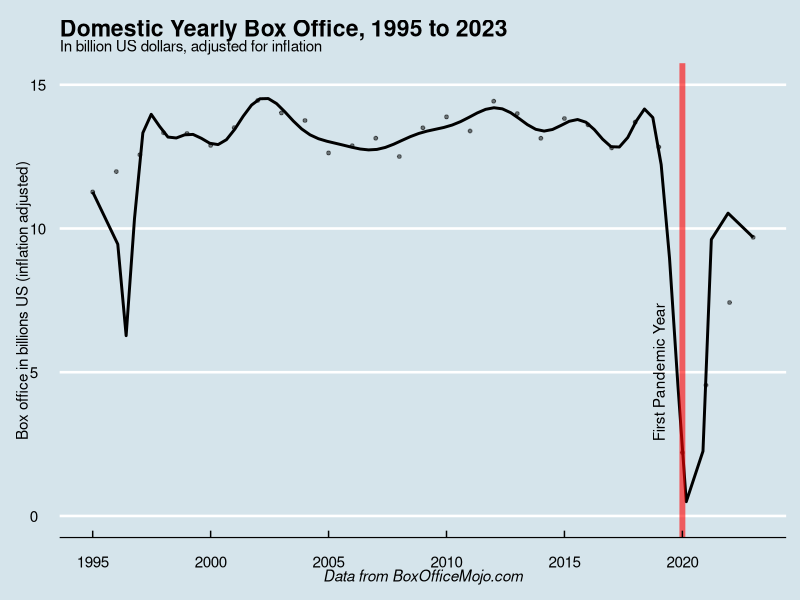

This figure's R source:
## ---- chunk 1
#| code-fold: true
#| code-summary: "Show the code"
#| warning: false
#| message: false
#| fig.height: 4

library(tidyverse)
library(ggthemes)

options(scipen = 999999)

df = data.table::fread('box_office.csv')

df = df %>% 
  mutate(billions =total_inflation_adjusted_box_office/1000000000 )

ggplot() + 
  geom_point(data = df, aes(year, as.numeric(billions)), size= 1, alpha = .5) +
  geom_smooth(data = df, aes(year, as.numeric(billions)), method = "lm",
              formula = y ~ poly(x, 23), se = FALSE, color = 'black', alpha = .75) + 
  scale_y_continuous(limits = c(0, 15)) + 
  labs(title = 'Domestic Yearly Box Office, 1995 to 2023', 
       subtitle = "In billion US dollars, adjusted for inflation", 
       x = NULL, 
       y = "Box office in billions US (inflation adjusted)",
       caption = "Data from BoxOfficeMojo.com")  +
  geom_vline(xintercept=2020, color = 'red', alpha = .6, size = 2) +
  annotate("text", x=2019, y=5, label="First Pandemic Year", angle=90) + 
  theme_economist() + theme(plot.caption = element_text(face = 'italic'))
